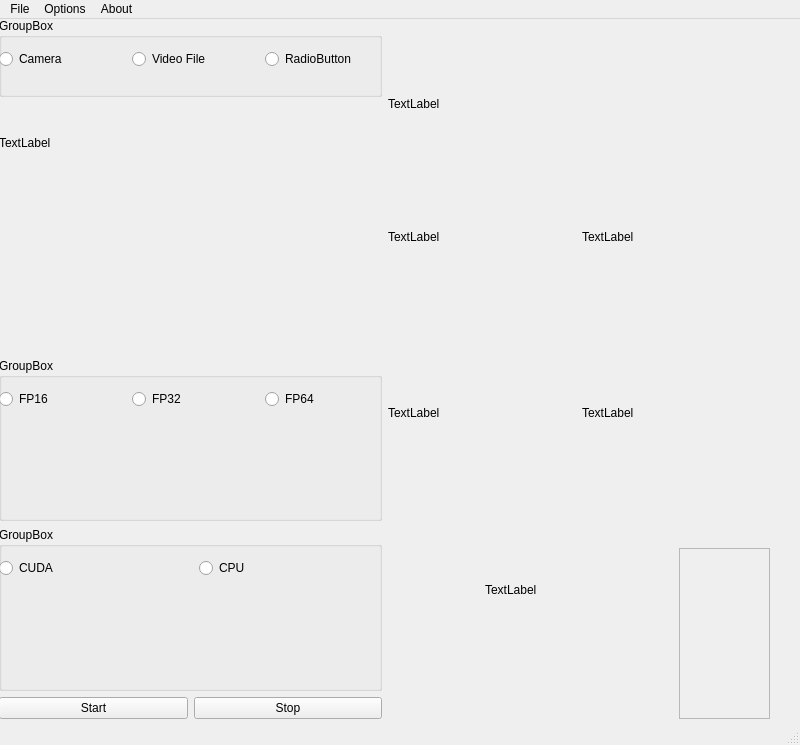
<?xml version="1.0" encoding="UTF-8"?>
<ui version="4.0">
 <class>MainWindow</class>
 <widget class="QMainWindow" name="MainWindow">
  <property name="geometry">
   <rect>
    <x>0</x>
    <y>0</y>
    <width>800</width>
    <height>745</height>
   </rect>
  </property>
  <property name="windowTitle">
   <string>MainWindow</string>
  </property>
  <property name="autoFillBackground">
   <bool>false</bool>
  </property>
  <widget class="QWidget" name="centralwidget">
   <property name="maximumSize">
    <size>
     <width>799</width>
     <height>16777215</height>
    </size>
   </property>
   <widget class="QWidget" name="horizontalLayoutWidget">
    <property name="geometry">
     <rect>
      <x>-1</x>
      <y>-1</y>
      <width>771</width>
      <height>701</height>
     </rect>
    </property>
    <layout class="QHBoxLayout" name="horizontalLayout">
     <item>
      <layout class="QVBoxLayout" name="verticalLayout_2">
       <item>
        <layout class="QVBoxLayout" name="verticalLayout_3">
         <item>
          <widget class="QGroupBox" name="groupBox_3">
           <property name="title">
            <string>GroupBox</string>
           </property>
           <widget class="QWidget" name="layoutWidget">
            <property name="geometry">
             <rect>
              <x>0</x>
              <y>30</y>
              <width>393</width>
              <height>23</height>
             </rect>
            </property>
            <layout class="QHBoxLayout" name="horizontalLayout_6">
             <item>
              <widget class="QRadioButton" name="radioButton_10">
               <property name="text">
                <string>Camera</string>
               </property>
              </widget>
             </item>
             <item>
              <widget class="QRadioButton" name="radioButton_11">
               <property name="text">
                <string>Video File</string>
               </property>
              </widget>
             </item>
             <item>
              <widget class="QRadioButton" name="radioButton_12">
               <property name="text">
                <string>RadioButton</string>
               </property>
              </widget>
             </item>
            </layout>
           </widget>
          </widget>
         </item>
         <item>
          <widget class="QLabel" name="label_4">
           <property name="text">
            <string>TextLabel</string>
           </property>
          </widget>
         </item>
        </layout>
       </item>
       <item>
        <layout class="QHBoxLayout" name="horizontalLayout_2">
         <item>
          <widget class="QWidget" name="widget" native="true">
           <property name="enabled">
            <bool>true</bool>
           </property>
          </widget>
         </item>
        </layout>
       </item>
       <item>
        <layout class="QVBoxLayout" name="verticalLayout_5">
         <item>
          <widget class="QGroupBox" name="groupBox">
           <property name="title">
            <string>GroupBox</string>
           </property>
           <widget class="QWidget" name="">
            <property name="geometry">
             <rect>
              <x>0</x>
              <y>30</y>
              <width>393</width>
              <height>23</height>
             </rect>
            </property>
            <layout class="QHBoxLayout" name="horizontalLayout_3">
             <item>
              <widget class="QRadioButton" name="radioButton_4">
               <property name="text">
                <string>FP16</string>
               </property>
              </widget>
             </item>
             <item>
              <widget class="QRadioButton" name="radioButton_5">
               <property name="text">
                <string>FP32</string>
               </property>
              </widget>
             </item>
             <item>
              <widget class="QRadioButton" name="radioButton_6">
               <property name="text">
                <string>FP64</string>
               </property>
              </widget>
             </item>
            </layout>
           </widget>
          </widget>
         </item>
        </layout>
       </item>
       <item>
        <layout class="QVBoxLayout" name="verticalLayout_4">
         <item>
          <widget class="QGroupBox" name="groupBox_2">
           <property name="title">
            <string>GroupBox</string>
           </property>
           <widget class="QWidget" name="layoutWidget_2">
            <property name="geometry">
             <rect>
              <x>0</x>
              <y>30</y>
              <width>393</width>
              <height>23</height>
             </rect>
            </property>
            <layout class="QHBoxLayout" name="horizontalLayout_4">
             <item>
              <widget class="QRadioButton" name="radioButton_7">
               <property name="text">
                <string>CUDA</string>
               </property>
              </widget>
             </item>
             <item>
              <widget class="QRadioButton" name="radioButton_9">
               <property name="text">
                <string>CPU</string>
               </property>
              </widget>
             </item>
            </layout>
           </widget>
          </widget>
         </item>
        </layout>
       </item>
       <item>
        <layout class="QHBoxLayout" name="horizontalLayout_5">
         <item>
          <widget class="QPushButton" name="pushButton_2">
           <property name="text">
            <string>Start</string>
           </property>
          </widget>
         </item>
         <item>
          <widget class="QPushButton" name="pushButton">
           <property name="text">
            <string>Stop</string>
           </property>
          </widget>
         </item>
        </layout>
       </item>
      </layout>
     </item>
     <item>
      <layout class="QGridLayout" name="gridLayout_2">
       <item row="0" column="0" colspan="4">
        <widget class="QLabel" name="label_7">
         <property name="text">
          <string>TextLabel</string>
         </property>
        </widget>
       </item>
       <item row="1" column="0" colspan="2">
        <layout class="QVBoxLayout" name="verticalLayout_6">
         <item>
          <widget class="QLabel" name="label_8">
           <property name="text">
            <string>TextLabel</string>
           </property>
          </widget>
         </item>
         <item>
          <widget class="QWidget" name="widget_4" native="true">
           <widget class="QWidget" name="widget_5" native="true">
            <property name="geometry">
             <rect>
              <x>170</x>
              <y>90</y>
              <width>194</width>
              <height>171</height>
             </rect>
            </property>
           </widget>
          </widget>
         </item>
        </layout>
       </item>
       <item row="2" column="2" colspan="2">
        <layout class="QVBoxLayout" name="verticalLayout_9">
         <item>
          <widget class="QLabel" name="label_11">
           <property name="text">
            <string>TextLabel</string>
           </property>
          </widget>
         </item>
         <item>
          <widget class="QWidget" name="widget_6" native="true"/>
         </item>
        </layout>
       </item>
       <item row="1" column="2" colspan="2">
        <layout class="QVBoxLayout" name="verticalLayout_7">
         <item>
          <widget class="QLabel" name="label_9">
           <property name="text">
            <string>TextLabel</string>
           </property>
          </widget>
         </item>
         <item>
          <widget class="QWidget" name="widget_8" native="true"/>
         </item>
        </layout>
       </item>
       <item row="2" column="0" colspan="2">
        <layout class="QVBoxLayout" name="verticalLayout_8">
         <item>
          <widget class="QLabel" name="label_10">
           <property name="text">
            <string>TextLabel</string>
           </property>
          </widget>
         </item>
         <item>
          <widget class="QWidget" name="widget_3" native="true"/>
         </item>
        </layout>
       </item>
       <item row="3" column="1" colspan="2">
        <layout class="QVBoxLayout" name="verticalLayout_10">
         <item>
          <widget class="QLabel" name="label_12">
           <property name="minimumSize">
            <size>
             <width>0</width>
             <height>60</height>
            </size>
           </property>
           <property name="text">
            <string>TextLabel</string>
           </property>
          </widget>
         </item>
         <item>
          <widget class="QWidget" name="widget_7" native="true"/>
         </item>
        </layout>
       </item>
       <item row="3" column="3">
        <widget class="QFrame" name="frame">
         <property name="frameShape">
          <enum>QFrame::StyledPanel</enum>
         </property>
         <property name="frameShadow">
          <enum>QFrame::Raised</enum>
         </property>
        </widget>
       </item>
      </layout>
     </item>
    </layout>
   </widget>
  </widget>
  <widget class="QMenuBar" name="menubar">
   <property name="geometry">
    <rect>
     <x>0</x>
     <y>0</y>
     <width>800</width>
     <height>21</height>
    </rect>
   </property>
   <widget class="QMenu" name="menuFile">
    <property name="title">
     <string>File</string>
    </property>
   </widget>
   <widget class="QMenu" name="menuOptions">
    <property name="title">
     <string>Options</string>
    </property>
   </widget>
   <widget class="QMenu" name="menuAbout">
    <property name="title">
     <string>About</string>
    </property>
   </widget>
   <addaction name="menuFile"/>
   <addaction name="menuOptions"/>
   <addaction name="menuAbout"/>
  </widget>
  <widget class="QStatusBar" name="statusbar"/>
 </widget>
 <resources/>
 <connections/>
</ui>
